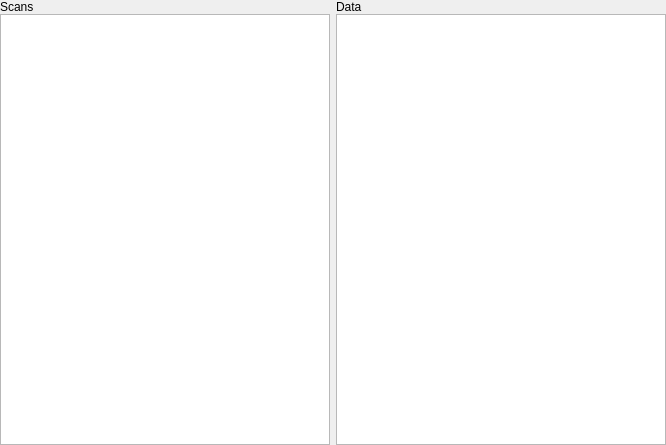
<?xml version="1.0" encoding="UTF-8"?>
<ui version="4.0">
 <class>Form</class>
 <widget class="QWidget" name="Form">
  <property name="geometry">
   <rect>
    <x>0</x>
    <y>0</y>
    <width>666</width>
    <height>445</height>
   </rect>
  </property>
  <property name="windowTitle">
   <string>Form</string>
  </property>
  <layout class="QGridLayout" name="layout">
   <property name="leftMargin">
    <number>0</number>
   </property>
   <property name="topMargin">
    <number>0</number>
   </property>
   <property name="rightMargin">
    <number>0</number>
   </property>
   <property name="bottomMargin">
    <number>0</number>
   </property>
   <property name="verticalSpacing">
    <number>0</number>
   </property>
   <item row="0" column="0">
    <widget class="QFrame" name="frame">
     <property name="frameShape">
      <enum>QFrame::StyledPanel</enum>
     </property>
     <property name="frameShadow">
      <enum>QFrame::Raised</enum>
     </property>
    </widget>
   </item>
   <item row="1" column="0">
    <widget class="QLabel" name="label">
     <property name="text">
      <string>Scans</string>
     </property>
    </widget>
   </item>
   <item row="2" column="0">
    <widget class="QListWidget" name="listScans"/>
   </item>
   <item row="1" column="1">
    <widget class="QLabel" name="label_2">
     <property name="text">
      <string>Data</string>
     </property>
    </widget>
   </item>
   <item row="2" column="1">
    <widget class="QListWidget" name="listData"/>
   </item>
  </layout>
 </widget>
 <resources/>
 <connections/>
</ui>
